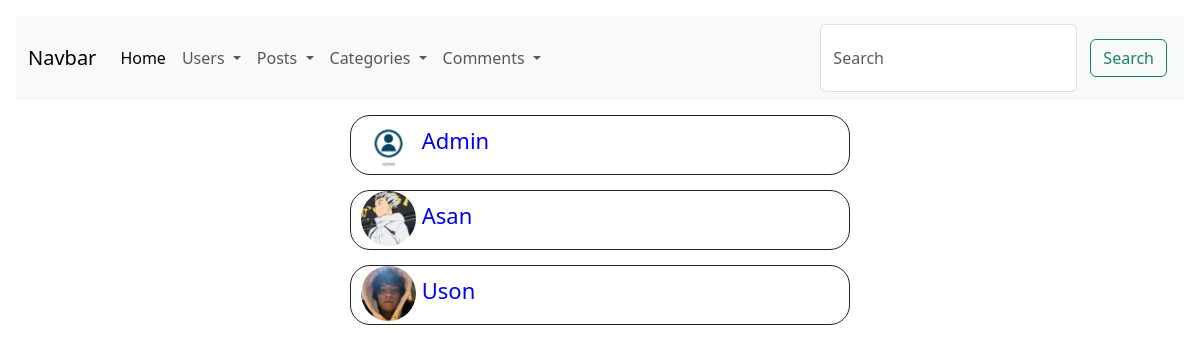
/users/, run on the app's committed database.
### Users/models.py (models this page shows, shortened)
class User(AbstractUser):
    username = None
    name = models.CharField(max_length=50, blank=True, null=True)
    email = models.EmailField(unique=True)
    avatar = models.ImageField(upload_to='avatars', blank=True, null=True)
    objects = UserManager()
    USERNAME_FIELD = "email"
    REQUIRED_FIELDS = []
    def get_absolute_url(self):
        return reverse('users_user_url', kwargs={'id': self.id})

### Users/views.py (the view)
# urls.py: path('', UsersHome.as_view(), name='users_home_url'),
class UsersHome(View):
    def get(self, request):
        users = User.objects.all()
        return render(request, 'userHome.html', {'users': users})

### Users/templates/userHome.html
{% extends 'base.html' %}
{% block content %}
    {% for user in users %}
    <div style="padding-left: 10px; width: 500px; margin: 0 auto; height: 60px;margin-top: 15px; font-size: 22px; border-radius: 20px; border: 1px solid #222; text-align: start;">
      {% if user.avatar %}
        <img src="{{user.avatar.url}}" alt="Avatar" style="border-radius: 50px; width: 55px; height: 55px;">
      {% endif %}
      <a href="{{user.get_absolute_url}}">{{user.name}}</a>
    </div>
    {% endfor %}
{% endblock %}

### templates/base.html (shortened to what this page needs)
<!doctype html>
<html lang="en">
  <head>
    <link href="https://cdn.jsdelivr.net/npm/bootstrap@5.3.2/dist/css/bootstrap.min.css" rel="stylesheet">
    <link href="https://getbootstrap.com/docs/5.3/assets/css/docs.css" rel="stylesheet">
  </head>
  <body class="p-3 m-0 border-0 bd-example m-0 border-0">
    <nav class="navbar navbar-expand-lg bg-body-tertiary">
        <div class="container-fluid">
          <a class="navbar-brand" href="{% url 'posts_home_url' %}">Navbar</a>
          <div class="collapse navbar-collapse" id="navbarSupportedContent">
            <ul class="navbar-nav me-auto mb-2 mb-lg-0">
              <li class="nav-item">
                <a class="nav-link active" aria-current="page" href="{% url 'posts_home_url' %}">Home</a>
              </li>
              <li class="nav-item dropdown">
                <a class="nav-link dropdown-toggle" href="#" role="button" data-bs-toggle="dropdown" aria-expanded="false">
                  Users
                </a>
              </li>
              <li class="nav-item dropdown">
                <a class="nav-link dropdown-toggle" href="#" role="button" data-bs-toggle="dropdown" aria-expanded="false">
                  Posts
                </a>
              </li>
              <li class="nav-item dropdown">
                <a class="nav-link dropdown-toggle" href="#" role="button" data-bs-toggle="dropdown" aria-expanded="false">
                  Categories
                </a>
              </li>
              <li class="nav-item dropdown">
                <a class="nav-link dropdown-toggle" href="#" role="button" data-bs-toggle="dropdown" aria-expanded="false">
                  Comments
                </a>
              </li>
            </ul>
            <form class="d-flex" role="search">
              <input class="form-control me-2" type="search" placeholder="Search" aria-label="Search">
              <button class="btn btn-outline-success" type="submit">Search</button>
            </form>
          </div>
        </div>
      </nav>
      {% block content %}{% endblock %}
    </body>
    </html>

### templates/base.html (style rules this page uses)
button { margin:15px 5px; }
a { text-decoration:None; color: blue; cursor: default; }

### data on the page
User: avatar (picture), name "Admin"
User: avatar (picture), name "Asan"
User: avatar (picture), name "Uson"
